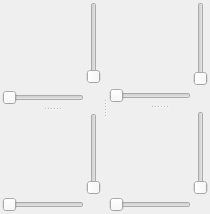
      <widget class="QSplitter" name="splitter_3">
       <property name="sizePolicy">
        <sizepolicy hsizetype="Expanding" vsizetype="Expanding">
         <horstretch>1</horstretch>
         <verstretch>0</verstretch>
        </sizepolicy>
       </property>
       <property name="orientation">
        <enum>Qt::Orientation::Horizontal</enum>
       </property>
       <widget class="QSplitter" name="OSplitter">
        <property name="orientation">
         <enum>Qt::Orientation::Vertical</enum>
        </property>
        <widget class="QWidget" name="NOWidget" native="true">
         <property name="sizePolicy">
          <sizepolicy hsizetype="Expanding" vsizetype="Expanding">
           <horstretch>0</horstretch>
           <verstretch>0</verstretch>
          </sizepolicy>
         </property>
         <layout class="QGridLayout">
          <property name="horizontalSpacing">
           <number>2</number>
          </property>
          <property name="margin" stdset="0">
           <number>2</number>
          </property>
          <item row="0" column="0">
           <widget class="QVTKOpenGLNativeWidget" name="NOViewWidget" native="true">
            <property name="mouseTracking">
             <bool>true</bool>
            </property>
            <property name="focusPolicy">
             <enum>Qt::FocusPolicy::TabFocus</enum>
            </property>
           </widget>
          </item>
          <item row="0" column="1">
           <widget class="QSlider" name="NOVerticalSlider">
            <property name="orientation">
             <enum>Qt::Orientation::Vertical</enum>
            </property>
           </widget>
          </item>
          <item row="1" column="0">
           <widget class="QSlider" name="NOHorizontalSlider">
            <property name="orientation">
             <enum>Qt::Orientation::Horizontal</enum>
            </property>
           </widget>
          </item>
         </layout>
        </widget>
        <widget class="QWidget" name="SOWidget" native="true">
         <property name="sizePolicy">
          <sizepolicy hsizetype="Expanding" vsizetype="Expanding">
           <horstretch>0</horstretch>
           <verstretch>0</verstretch>
          </sizepolicy>
         </property>
         <property name="focusPolicy">
          <enum>Qt::FocusPolicy::NoFocus</enum>
         </property>
         <layout class="QGridLayout">
          <property name="margin" stdset="0">
           <number>2</number>
          </property>
          <property name="spacing">
           <number>2</number>
          </property>
          <item row="0" column="0">
           <widget class="QVTKOpenGLNativeWidget" name="SOViewWidget" native="true">
            <property name="mouseTracking">
             <bool>true</bool>
            </property>
            <property name="focusPolicy">
             <enum>Qt::FocusPolicy::TabFocus</enum>
            </property>
           </widget>
          </item>
          <item row="0" column="1">
           <widget class="QSlider" name="SOVerticalSlider">
            <property name="orientation">
             <enum>Qt::Orientation::Vertical</enum>
            </property>
           </widget>
          </item>
          <item row="1" column="0">
           <widget class="QSlider" name="SOHorizontalSlider">
            <property name="orientation">
             <enum>Qt::Orientation::Horizontal</enum>
            </property>
           </widget>
          </item>
         </layout>
        </widget>
       </widget>
       <widget class="QSplitter" name="ESplitter">
        <property name="orientation">
         <enum>Qt::Orientation::Vertical</enum>
        </property>
        <widget class="QWidget" name="NEWidget" native="true">
         <property name="sizePolicy">
          <sizepolicy hsizetype="Expanding" vsizetype="Expanding">
           <horstretch>0</horstretch>
           <verstretch>0</verstretch>
          </sizepolicy>
         </property>
         <layout class="QGridLayout">
          <property name="margin" stdset="0">
           <number>2</number>
          </property>
          <property name="spacing">
           <number>2</number>
          </property>
          <item row="0" column="0">
           <widget class="QVTKOpenGLNativeWidget" name="NEViewWidget" native="true">
            <property name="mouseTracking">
             <bool>true</bool>
            </property>
            <property name="focusPolicy">
             <enum>Qt::FocusPolicy::TabFocus</enum>
            </property>
           </widget>
          </item>
          <item row="0" column="1">
           <widget class="QSlider" name="NEVerticalSlider">
            <property name="orientation">
             <enum>Qt::Orientation::Vertical</enum>
            </property>
           </widget>
          </item>
          <item row="1" column="0">
           <widget class="QSlider" name="NEHorizontalSlider">
            <property name="orientation">
             <enum>Qt::Orientation::Horizontal</enum>
            </property>
           </widget>
          </item>
         </layout>
        </widget>
        <widget class="QWidget" name="SEWidget" native="true">
         <property name="sizePolicy">
          <sizepolicy hsizetype="Expanding" vsizetype="Expanding">
           <horstretch>0</horstretch>
           <verstretch>0</verstretch>
          </sizepolicy>
         </property>
         <layout class="QGridLayout">
          <property name="margin" stdset="0">
           <number>2</number>
          </property>
          <property name="spacing">
           <number>2</number>
          </property>
          <item row="0" column="0">
           <widget class="QVTKOpenGLNativeWidget" name="SEViewWidget" native="true">
            <property name="sizePolicy">
             <sizepolicy hsizetype="Expanding" vsizetype="Expanding">
              <horstretch>0</horstretch>
              <verstretch>0</verstretch>
             </sizepolicy>
            </property>
            <property name="mouseTracking">
             <bool>true</bool>
            </property>
            <property name="focusPolicy">
             <enum>Qt::FocusPolicy::TabFocus</enum>
            </property>
           </widget>
          </item>
          <item row="0" column="1">
           <widget class="QSlider" name="SEVerticalSlider">
            <property name="orientation">
             <enum>Qt::Orientation::Vertical</enum>
            </property>
           </widget>
          </item>
          <item row="1" column="0">
           <widget class="QSlider" name="SEHorizontalSlider">
            <property name="orientation">
             <enum>Qt::Orientation::Horizontal</enum>
            </property>
           </widget>
          </item>
         </layout>
        </widget>
       </widget>
      </widget>
